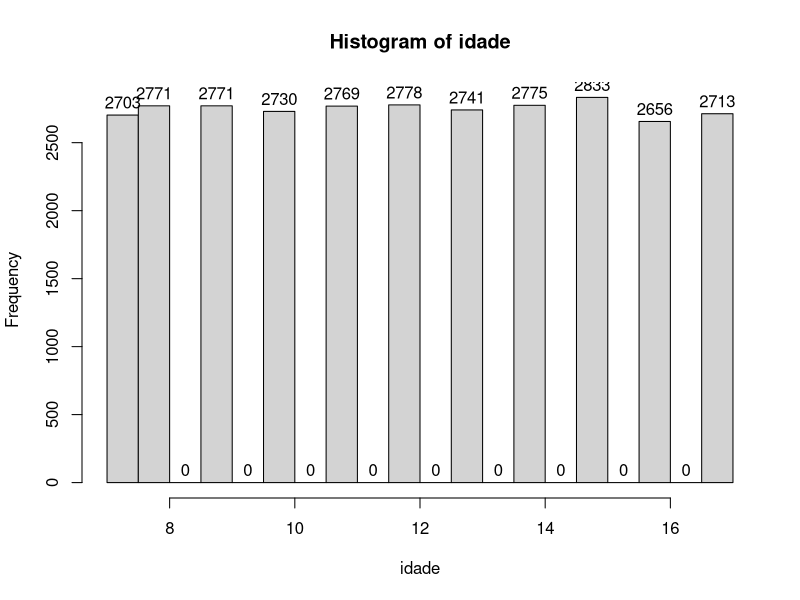
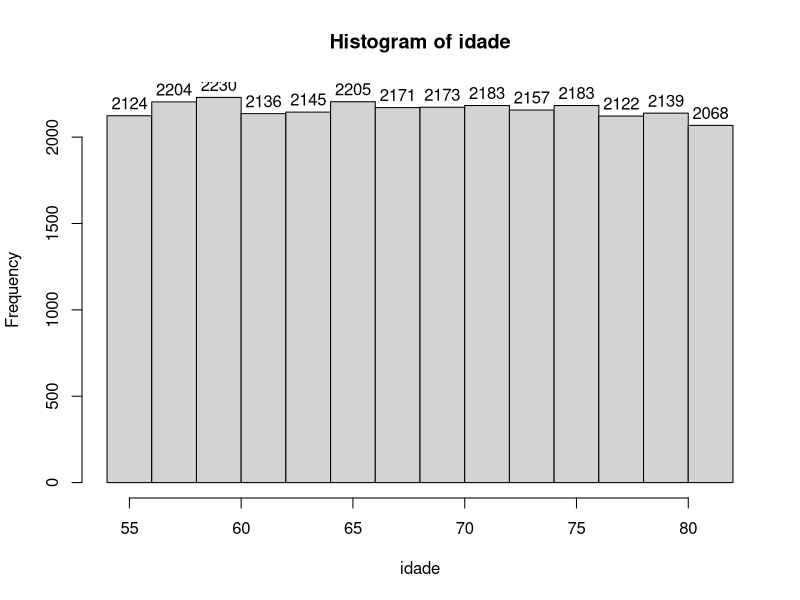
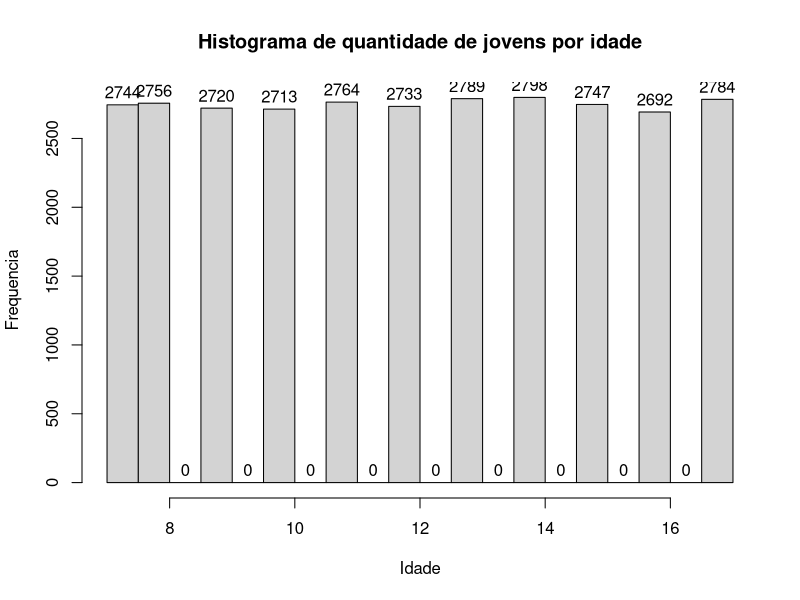
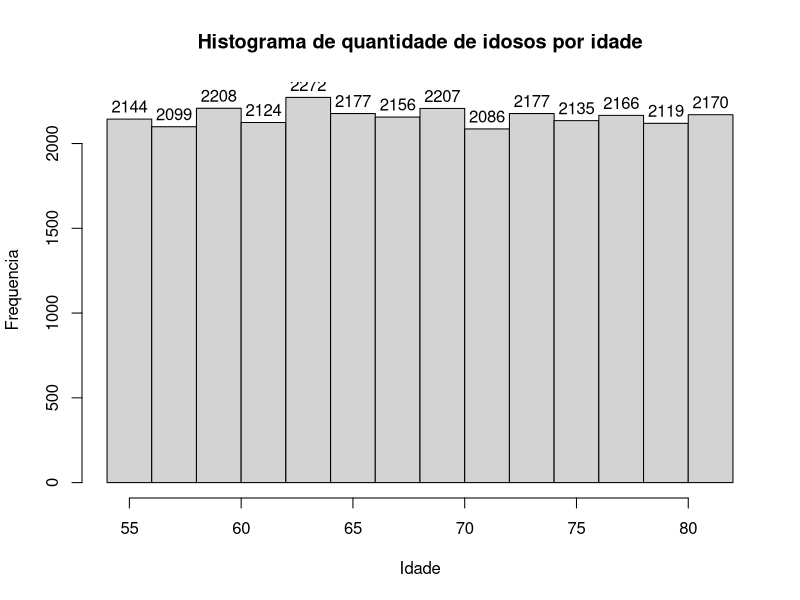
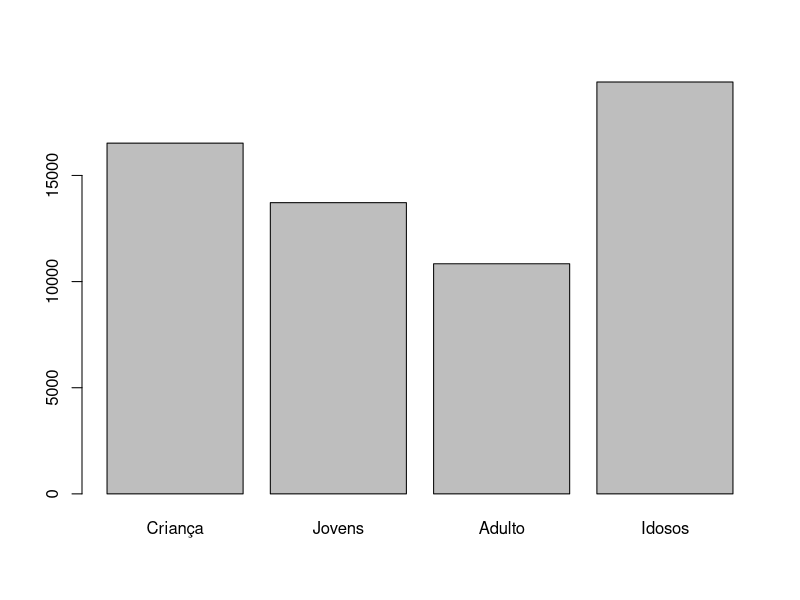

Recreate these plots in R, in order.
p <- 189000 # conveniados
n1 <- 60480 # 32% de conveniados
n2 <- 30240 # metade dos 32%, por se tratar de duas faixas etárias

# de 7a 17 anos
set.seed(123)
idade_jovens_pop <- rep(7:17, length = p)
idade_jovens <- sample(idade_jovens_pop, n2)
idade <- sample(idade_jovens_pop, n2)
media_jovens <- round(mean(idade)) # média de idade
hist(idade , labels = TRUE) # podemos visualizar que 
df_idade_jovens <- data.frame(idade)

# de 55 a 82
set.seed(123)
idade_idosos_pop <- rep(55:82, length = p)
idade_idosos <- sample(idade_idosos_pop, n2)
idade <- sample(idade_idosos_pop, n2)
media_idosos <- round(mean(idade))
hist(idade , labels = TRUE) # amostragem
round(mean(idade)) # média de idade
df_idade_idosos <- data.frame(idade)

df_populacao <- rbind(df_idade_idosos, df_idade_jovens)


# 1. Qual a média de idade com maior número de atendimentos médicos?
# A média de casos de jovens que recorreram ao atendimento médico, é de 12 anos
media_jovens <- round(mean(idade_jovens))
media_jovens
# No entanto, a idade com maior pico de recorrências ao centro médico, 
# é de 14 anos, como é possível visualizar no histograma abaixo:
hist(idade_jovens , main = "Histograma de quantidade de jovens por idade", xlab = "Idade", ylab = 
       "Frequencia",labels = TRUE)

# Já no caso de idosos, a média de idade de idosos que procuraram um serviço 
# médico, foi de 68 anos.
media_idosos <- round(mean(idade_idosos))
media_idosos
# No entanto, as idades com maior pico de casos, na qual precisaram recorrer
# a um serviço médico, foi entre 63 e 64 anos, vide o hitograma abaixo:
hist(idade_idosos ,main = "Histograma de quantidade de idosos por idade", xlab = "Idade", ylab = 
       "Frequencia" , labels = TRUE)

# 2. Quais faixas etárias necessitam de maior número de atendimentos médicos?
df_idade_idosos <- data.frame(idade_idosos)
df_populacao$faixa_etaria <- factor(
  cut(df_populacao$idade, breaks = c(6, 12, 18, 54, 64, 83)),
  labels = c("Criança", "Jovens", "Adulto", "Idosos"),
  ordered = FALSE
)

barplot(table(df_populacao$faixa_etaria))

# De acordo com o gráfico acima, os idosos são o público que mais necessita
# de atendimentos médicos.

# 3. Qual ala o hospital deve priorizar: jovens ou idosos?
# De acordo com o gráfico de barras acima, é possível visualizar que os
# idosos são o público que mais busca atendimentos médicos por problemas
# respiratórios. Ademais, estes visam necessitar de atendimentos, pois 
# possuem um sistema fisiólogico mais frágil, precisando de mais atenção.

# 4. Qual o percentual da ala que precisa ser priorizada?
n_idosos <- sum(df_populacao$faixa_etaria == "Idosos")

percent_idosos <- round(100 * n_idosos / n1, 2)
percent_idosos

# 32% de todos os 60480 pacientes conveniados cerca de 19353 idosos